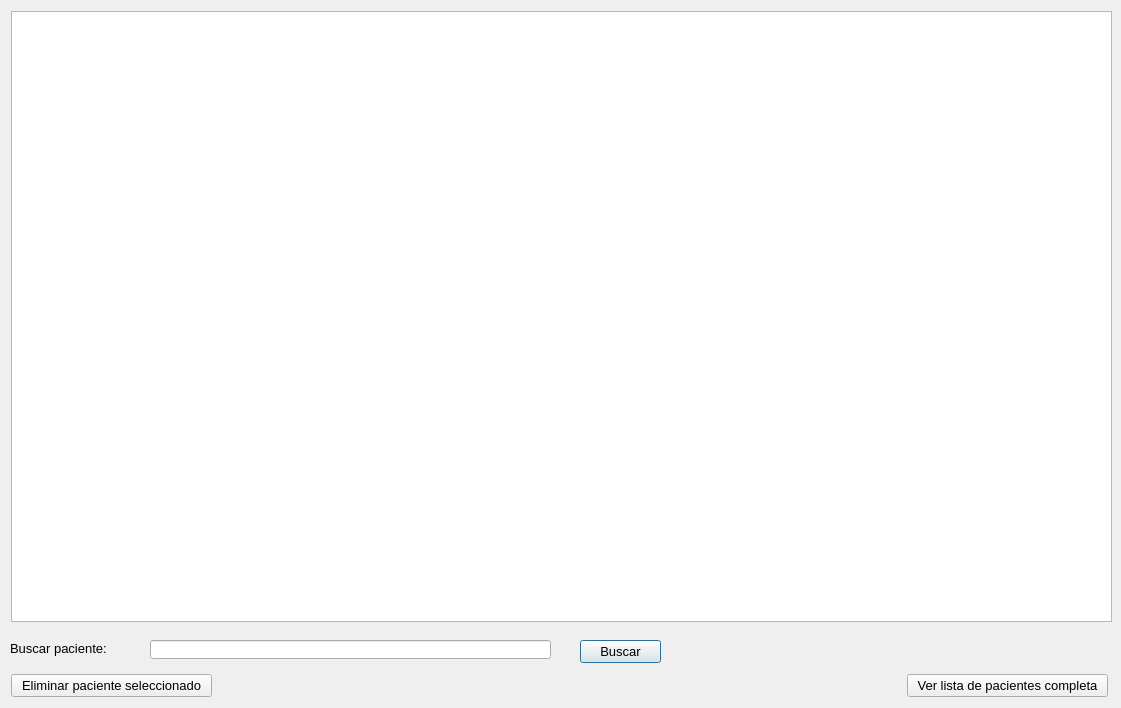
<?xml version="1.0" encoding="UTF-8"?>
<ui version="4.0">
 <class>ver_pacientes</class>
 <widget class="QDialog" name="ver_pacientes">
  <property name="geometry">
   <rect>
    <x>0</x>
    <y>0</y>
    <width>1121</width>
    <height>708</height>
   </rect>
  </property>
  <property name="windowTitle">
   <string>Ver pacientes</string>
  </property>
  <widget class="QTableView" name="tableView">
   <property name="geometry">
    <rect>
     <x>11</x>
     <y>11</y>
     <width>1101</width>
     <height>611</height>
    </rect>
   </property>
  </widget>
  <widget class="QLabel" name="label">
   <property name="geometry">
    <rect>
     <x>10</x>
     <y>640</y>
     <width>131</width>
     <height>16</height>
    </rect>
   </property>
   <property name="font">
    <font>
     <pointsize>10</pointsize>
    </font>
   </property>
   <property name="text">
    <string>Buscar paciente:</string>
   </property>
  </widget>
  <widget class="QLineEdit" name="lineEdit">
   <property name="geometry">
    <rect>
     <x>150</x>
     <y>640</y>
     <width>401</width>
     <height>19</height>
    </rect>
   </property>
  </widget>
  <widget class="QPushButton" name="buscar">
   <property name="geometry">
    <rect>
     <x>580</x>
     <y>640</y>
     <width>81</width>
     <height>23</height>
    </rect>
   </property>
   <property name="font">
    <font>
     <pointsize>10</pointsize>
    </font>
   </property>
   <property name="text">
    <string>Buscar</string>
   </property>
  </widget>
  <widget class="QPushButton" name="pushButton">
   <property name="geometry">
    <rect>
     <x>11</x>
     <y>674</y>
     <width>201</width>
     <height>23</height>
    </rect>
   </property>
   <property name="font">
    <font>
     <pointsize>10</pointsize>
    </font>
   </property>
   <property name="text">
    <string>Eliminar paciente seleccionado</string>
   </property>
  </widget>
  <widget class="QPushButton" name="pushButton_2">
   <property name="geometry">
    <rect>
     <x>907</x>
     <y>674</y>
     <width>201</width>
     <height>23</height>
    </rect>
   </property>
   <property name="font">
    <font>
     <pointsize>10</pointsize>
    </font>
   </property>
   <property name="text">
    <string>Ver lista de pacientes completa</string>
   </property>
  </widget>
 </widget>
 <resources/>
 <connections/>
</ui>
